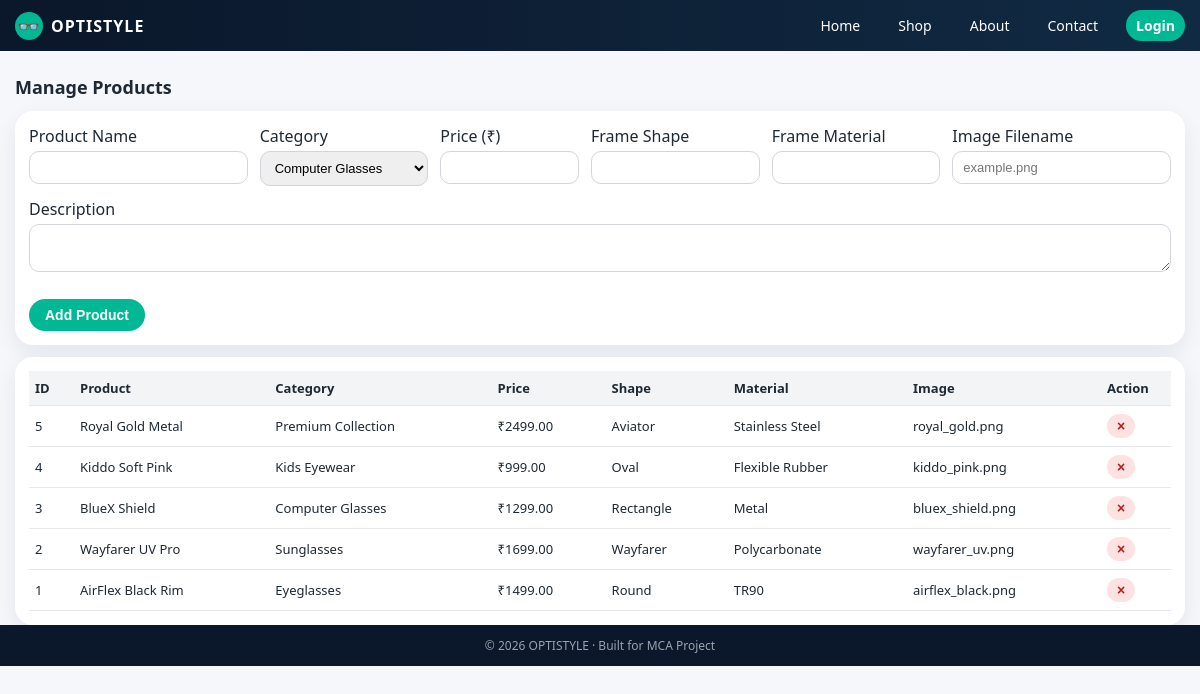
Screenshot of /admin/products.php (signed in) with the database file from the repository.
### tables this page shows
CREATE TABLE IF NOT EXISTS `products` (
  `product_id` int(11) NOT NULL AUTO_INCREMENT,
  `category_id` int(11) DEFAULT NULL,
  `product_name` varchar(100) NOT NULL,
  `description` text,
  `price` decimal(10,2) NOT NULL,
  `frame_shape` varchar(50) DEFAULT NULL,
  `frame_material` varchar(50) DEFAULT NULL,
  `image` varchar(200) DEFAULT NULL,
  `is_active` tinyint(1) DEFAULT '1',
  `created_at` datetime DEFAULT CURRENT_TIMESTAMP,
  PRIMARY KEY (`product_id`),
  KEY `category_id` (`category_id`)
);

CREATE TABLE IF NOT EXISTS `categories` (
  `category_id` int(11) NOT NULL AUTO_INCREMENT,
  `category_name` varchar(50) NOT NULL,
  `description` text,
  PRIMARY KEY (`category_id`)
);

### admin/products.php (the view, shortened to what this page needs)
<?php
require_once "../db.php";
$categories = $pdo->query("SELECT * FROM categories ORDER BY category_name")->fetchAll(PDO::FETCH_ASSOC);
$products = $pdo->query("
    SELECT p.*, c.category_name
    FROM products p
    LEFT JOIN categories c ON p.category_id=c.category_id
    ORDER BY p.product_id DESC
")->fetchAll(PDO::FETCH_ASSOC);
include "../layout_top.php";
?>
<h2 class="section-title">Manage Products</h2>
<div class="card">
    <form method="post" style="display:flex; flex-wrap:wrap; gap:12px;">
        <div style="flex:1 1 200px;">
            <label>Product Name</label>
            <input type="text" name="product_name" required>
        </div>
        <div style="flex:1 1 150px;">
            <label>Category</label>
            <select name="category_id" required>
                <?php foreach ($categories as $c): ?>
                <option value="<?= $c['category_id']; ?>"><?= htmlspecialchars($c['category_name']); ?></option>
                <?php endforeach; ?>
            </select>
        </div>
        <div style="flex:1 1 120px;">
            <label>Price (₹)</label>
            <input type="number" name="price" required>
        </div>
        <div style="flex:1 1 150px;">
            <label>Frame Shape</label>
            <input type="text" name="frame_shape">
        </div>
        <div style="flex:1 1 150px;">
            <label>Frame Material</label>
            <input type="text" name="frame_material">
        </div>
        <div style="flex:1 1 200px;">
            <label>Image Filename</label>
            <input type="text" name="image" placeholder="example.png">
        </div>
        <div style="flex:1 1 100%;">
            <label>Description</label>
            <textarea name="description"></textarea>
        </div>
        <button class="btn btn-primary" name="add" style="margin-top:10px;">Add Product</button>
    </form>
</div>
<div class="card mt-3">
<table>
    <thead>
        <tr>
            <th>ID</th><th>Product</th><th>Category</th><th>Price</th>
            <th>Shape</th><th>Material</th><th>Image</th><th width="70">Action</th>
        </tr>
    </thead>
    <tbody>
        <?php foreach ($products as $p): ?>
        <tr>
            <td><?= $p['product_id']; ?></td>
            <td><?= htmlspecialchars($p['product_name']); ?></td>
            <td><?= htmlspecialchars($p['category_name']); ?></td>
            <td>₹<?= $p['price']; ?></td>
            <td><?= htmlspecialchars($p['frame_shape']); ?></td>
            <td><?= htmlspecialchars($p['frame_material']); ?></td>
            <td><?= htmlspecialchars($p['image']); ?></td>
            <td>
                <form method="post" onsubmit="return confirm('Delete product?');">
                    <button class="btn" name="delete"
                        style="padding:4px 10px;background:#fee2e2;color:#b91c1c;">×</button>
                </form>
            </td>
        </tr>
        <?php endforeach; ?>
    </tbody>
</table>
</div>
<?php include "../layout_bottom.php"; ?>

### layout_top.php (style rules this page uses)
:root { --primary:#00b894; --primary-dark:#00916e; --bg:#f5f7fb; --text:#1f2933; }
* { box-sizing:border-box;margin:0;padding:0; }
body { font-family: system-ui,-apple-system,"Segoe UI",sans-serif; background:var(--bg); color:var(--text); }
.btn { display:inline-block; padding:8px 16px; border-radius:999px; border:none; cursor:pointer; font-size:14px; font-weight:600; }
.btn-primary { background:var(--primary); color:#fff; }
.section-title { font-size:18px; font-weight:600; margin:24px 0 12px; }
.card { background:#fff; border-radius:18px; padding:14px; box-shadow:0 8px 22px rgba(15,23,42,0.08); transition:transform .2s,box-shadow .2s; }
label { display:block;margin-bottom:4px; }
input,select,textarea { width:100%; padding:8px 10px; border-radius:10px; border:1px solid #d1d5db; font-size:13px; }
.mt-3 { margin-top:12px; }
table { width:100%; border-collapse:collapse; font-size:13px; }
th,td { padding:8px 6px; border-bottom:1px solid #e5e7eb; }
th { background:#f3f4f6;text-align:left; }

### rows the page displays
products: product_id "5", product_name "Royal Gold Metal", category.category_name "Premium Collection", price "2499.00", frame_shape "Aviator", frame_material "Stainless Steel", image "royal_gold.png"
products: product_id "4", product_name "Kiddo Soft Pink", category.category_name "Kids Eyewear", price "999.00", frame_shape "Oval", frame_material "Flexible Rubber", image "kiddo_pink.png"
products: product_id "3", product_name "BlueX Shield", category.category_name "Computer Glasses", price "1299.00", frame_shape "Rectangle", frame_material "Metal", image "bluex_shield.png"
products: product_id "2", product_name "Wayfarer UV Pro", category.category_name "Sunglasses", price "1699.00", frame_shape "Wayfarer", frame_material "Polycarbonate", image "wayfarer_uv.png"
products: product_id "1", product_name "AirFlex Black Rim", category.category_name "Eyeglasses", price "1499.00", frame_shape "Round", frame_material "TR90", image "airflex_black.png"

### other values shown
form field category_id "Computer Glasses"
